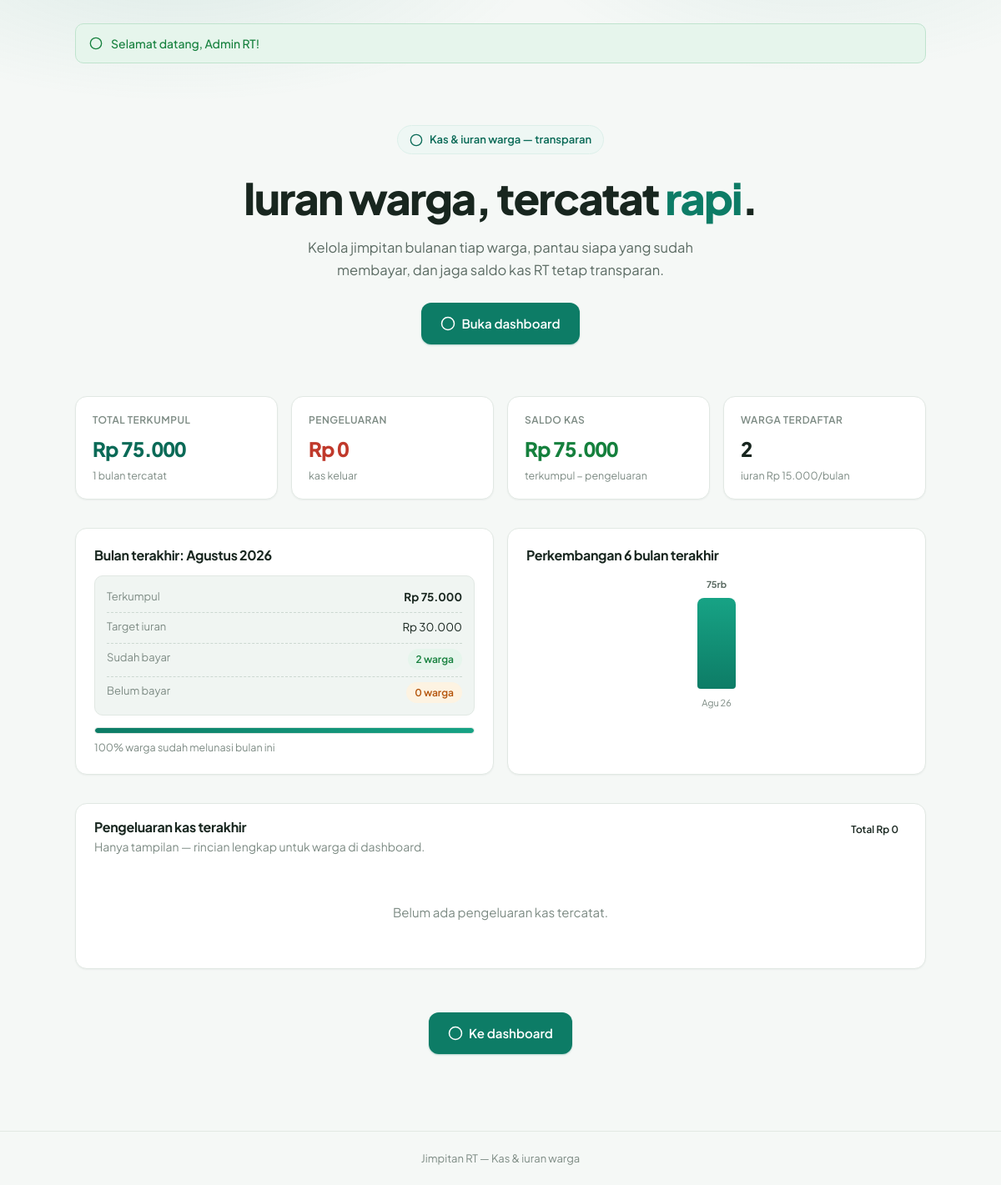
The page / (signed in) on the database its author committed.
### tables this page shows
CREATE TABLE `jimpitan` (
  `id`             BIGINT UNSIGNED NOT NULL AUTO_INCREMENT,
  `warga_id`       BIGINT UNSIGNED NOT NULL COMMENT 'FK -> users.id',
  `month`          CHAR(7)      NOT NULL COMMENT 'Bulan pembayaran, format YYYY-MM',
  `nominal`        INT UNSIGNED NOT NULL COMMENT 'Nominal yang dibayar (Rp)',
  `recorded_by_id` BIGINT UNSIGNED NOT NULL COMMENT 'FK -> users.id (pencatat)',
  `note`           VARCHAR(255)  DEFAULT NULL COMMENT 'Catatan pembayaran',
  `created_at`     TIMESTAMP NOT NULL DEFAULT CURRENT_TIMESTAMP,
  PRIMARY KEY (`id`),
  UNIQUE KEY `uq_warga_bulan` (`warga_id`, `month`),
  KEY `idx_month` (`month`),
  CONSTRAINT `fk_jimpitan_warga` FOREIGN KEY (`warga_id`) REFERENCES `users` (`id`),
  CONSTRAINT `fk_jimpitan_pencatat` FOREIGN KEY (`recorded_by_id`) REFERENCES `users` (`id`)
);

### includes/functions.php (called while the page is built, shortened)
<?php
function rupiah(int $n): string
{
    return 'Rp ' . number_format($n, 0, ',', '.');
}
function monthIndex(string $month): int
{
    [$y, $m] = array_map('intval', explode('-', $month));
    return $y * 12 + ($m - 1);
}
function monthLabel(string $month): string
{
    [$y, $m] = array_map('intval', explode('-', $month));
    return BULAN_INDONESIA[$m] . ' ' . $y;
}
function monthShortLabel(string $month): string
{
    [$y, $m] = array_map('intval', explode('-', $month));
    return BULAN_SINGKAT[$m] . ' ' . substr((string) $y, 2);
}
function overviewForMonth(PDO $pdo, string $month): array
{
    $warga = $pdo->query(
        "SELECT id, name FROM users WHERE role = 'warga' ORDER BY name ASC"
    )->fetchAll();
    $all = $pdo->query("SELECT * FROM jimpitan")->fetchAll();
    $payments = array_values(array_filter($all, fn ($p) => $p['month'] === $month));
    $historyByWarga = [];
    foreach ($all as $p) {
        $historyByWarga[$p['warga_id']][] = $p;
    }
    $paymentByWarga = [];
    foreach ($payments as $p) {
        $paymentByWarga[$p['warga_id']] = $p;
    }
    $recorderNames = [];
    $recorderIds = array_unique(array_column($payments, 'recorded_by_id'));
    if ($recorderIds) {
        $in = implode(',', array_map('intval', $recorderIds));
        $recorderNames = $pdo->query("SELECT id, name FROM users WHERE id IN ($in)")->fetchAll(PDO::FETCH_KEY_PAIR);
    }
    $targetIdx = monthIndex($month);
    $rows = [];
    foreach ($warga as $w) {
        $history = $historyByWarga[$w['id']] ?? [];
        $payment = $paymentByWarga[$w['id']] ?? null;
        $startIdx = null;
        $paidBefore = 0;
        foreach ($history as $p) {
            $idx = monthIndex($p['month']);
            if ($startIdx === null || $idx < $startIdx) {
                $startIdx = $idx;
            }
        }
        $saldoBefore = $startIdx === null
            ? 0
            : $paidBefore - max(0, $targetIdx - $startIdx) * JIMPITAN_PER_BULAN;
        $paidAt = $payment ? (int) $payment['nominal'] : 0;
        $lunas = ($startIdx === null || $targetIdx < $startIdx)
            ? $paidAt > 0
            : ($saldoBefore + $paidAt >= JIMPITAN_PER_BULAN);
        $rows[] = [
            'warga'          => $w,
            'saldoBefore'    => $saldoBefore,
            'status'         => $lunas ? 'lunas' : 'belum',
            'payment'        => $payment,
            'recordedByName' => $payment ? ($recorderNames[$payment['recorded_by_id']] ?? 'Pengurus') : null,
        ];
    }
    $total = (int) array_sum(array_column($payments, 'nominal'));
    $paidCount = count(array_filter($rows, fn ($r) => $r['status'] === 'lunas'));
    return [
        'month'       => $month,
        'totalWarga'  => count($warga),
        'paidCount'   => $paidCount,
        'unpaidCount' => count($warga) - $paidCount,
        'total'       => $total,
        'target'      => count($warga) * JIMPITAN_PER_BULAN,
        'rows'        => $rows,
    ];
}
function publicStats(PDO $pdo): array
{
    $totalWarga = (int) $pdo->query("SELECT COUNT(*) FROM users WHERE role = 'warga'")->fetchColumn();
    $all = $pdo->query("SELECT * FROM jimpitan")->fetchAll();
    $expenses = $pdo->query("SELECT * FROM pengeluaran")->fetchAll();
    $byMonth = [];
    $grandTotal = 0;
    foreach ($all as $p) {
        $byMonth[$p['month']] = ($byMonth[$p['month']] ?? 0) + (int) $p['nominal'];
        $grandTotal += (int) $p['nominal'];
    }
    $totalPengeluaran = (int) array_sum(array_column($expenses, 'nominal'));
    $months = array_keys($byMonth);
    sort($months);
    $latestMonth = $months ? end($months) : null;
    $latestPaid = 0;
    $latestTotal = 0;
    if ($latestMonth) {
        $ov = overviewForMonth($pdo, $latestMonth);
        $latestPaid = $ov['paidCount'];
        $latestTotal = $ov['total'];
    }
    $series = [];
    foreach (array_slice($months, -6) as $m) {
        $series[] = ['month' => $m, 'total' => $byMonth[$m]];
    }
    return [
        'grandTotal'      => $grandTotal,
        'totalPengeluaran' => $totalPengeluaran,
        'saldo'           => $grandTotal - $totalPengeluaran,
        'totalWarga'      => $totalWarga,
        'monthsCount'     => count($months),
        'latestMonth'     => $latestMonth,
        'latestTotal'     => $latestTotal,
        'latestPaid'      => $latestPaid,
        'latestUnpaid'    => max(0, $totalWarga - $latestPaid),
        'targetPerMonth'  => $totalWarga * JIMPITAN_PER_BULAN,
        'series'          => $series,
    ];
}
function listPengeluaran(PDO $pdo): array
{
    $items = $pdo->query(
        "SELECT p.id, p.nominal, p.alasan, p.created_at, u.name AS recorded_by_name
         FROM pengeluaran p
         JOIN users u ON u.id = p.recorded_by_id
         ORDER BY p.created_at DESC, p.id DESC"
    )->fetchAll();
    return [
        'items' => $items,
        'total' => (int) array_sum(array_column($items, 'nominal')),
    ];
}
function publicExpenses(PDO $pdo): array
{
    $list = listPengeluaran($pdo);
    return [
        'items' => array_slice($list['items'], 0, 8),
        'total' => $list['total'],
        'count' => count($list['items']),
    ];
}

### index.php (the view, shortened to what this page needs)
<?php
require_once __DIR__ . '/includes/layout.php';
$user = current_user();
$pdo = db();
$stats = publicStats($pdo);
$expenses = publicExpenses($pdo);
$pctPaid = $stats['totalWarga'] > 0
    ? (int) round($stats['latestPaid'] / $stats['totalWarga'] * 100)
    : 0;
$maxSeries = 1;
foreach ($stats['series'] as $s) {
    $maxSeries = max($maxSeries, (int) $s['total']);
}
?>
<div class="hero">
  <span class="hero-badge"><?= svg_icon('coins', 16) ?> Kas &amp; iuran warga — transparan</span>
  <h1>Iuran warga, tercatat <span class="accent">rapi</span>.</h1>
  <p>Kelola jimpitan bulanan tiap warga, pantau siapa yang sudah membayar,
     dan jaga saldo kas RT tetap transparan.</p>
  <div class="hero-actions">
    <?php if ($user): ?>
      <a class="btn btn-primary btn-lg" href="dashboard.php"><?= svg_icon('user', 18) ?>Buka dashboard</a>
    <?php else: ?>
      <a class="btn btn-primary btn-lg" href="login.php"><?= svg_icon('lock', 18) ?>Masuk</a>
      <a class="btn btn-outline btn-lg" href="#statistik">Lihat statistik</a>
    <?php endif; ?>
  </div>
</div>
<section class="landing-section" id="statistik">
  <div class="grid grid-4">
    <?= stat_card('Total terkumpul', rupiah($stats['grandTotal']), $stats['monthsCount'] . ' bulan tercatat', 'primary') ?>
    <?= stat_card('Pengeluaran', rupiah($stats['totalPengeluaran']), 'kas keluar', 'danger') ?>
    <?= stat_card('Saldo kas', rupiah($stats['saldo']), 'terkumpul − pengeluaran', 'success') ?>
    <?= stat_card('Warga terdaftar', (string) $stats['totalWarga'], 'iuran ' . rupiah(JIMPITAN_PER_BULAN) . '/bulan') ?>
  </div>
</section>
<?php if ($stats['latestMonth']): ?>
  <section class="landing-section">
    <div class="grid grid-2">
      <div class="card card-pad">
        <div class="section-head" style="margin-bottom:14px">
          <h3 style="font-size:16px;font-weight:700;margin:0">Bulan terakhir: <?= monthLabel($stats['latestMonth']) ?></h3>
        </div>
        <div class="info-box">
          <div class="row"><span class="muted">Terkumpul</span><span><strong><?= rupiah($stats['latestTotal']) ?></strong></span></div>
          <div class="row"><span class="muted">Target iuran</span><span><?= rupiah($stats['targetPerMonth']) ?></span></div>
          <div class="row"><span class="muted">Sudah bayar</span><span><span class="badge badge-success"><?= $stats['latestPaid'] ?> warga</span></span></div>
          <div class="row"><span class="muted">Belum bayar</span><span><span class="badge badge-warn"><?= $stats['latestUnpaid'] ?> warga</span></span></div>
        </div>
        <div style="margin-top:14px">
          <?= progress_bar($pctPaid) ?>
          <p class="muted" style="font-size:12.5px;margin:6px 0 0"><?= $pctPaid ?>% warga sudah melunasi bulan ini</p>
        </div>
      </div>
      <div class="card card-pad">
        <div class="section-head" style="margin-bottom:6px">
          <h3 style="font-size:16px;font-weight:700;margin:0">Perkembangan 6 bulan terakhir</h3>
        </div>
        <?php if ($stats['series']): ?>
          <div class="chart">
            <?php foreach ($stats['series'] as $s): ?>
              <div class="chart-col">
                <span class="chart-value"><?= number_format((int) $s['total'] / 1000, 0, ',', '.') ?>rb</span>
                <div class="chart-bar" style="height:<?= max(4, (int) round((int) $s['total'] / $maxSeries * 100)) ?>%"></div>
                <span class="chart-label"><?= monthShortLabel($s['month']) ?></span>
              </div>
            <?php endforeach; ?>
          </div>
        <?php else: ?>
          <p class="muted" style="padding:26px 0;text-align:center">Belum ada data pembayaran.</p>
        <?php endif; ?>
      </div>
    </div>
  </section>
<?php endif; ?>
<section class="landing-section">
  <div class="card">
    <div class="card-head">
      <div>
        <h3>Pengeluaran kas terakhir</h3>
        <p class="muted">Hanya tampilan — rincian lengkap untuk warga di dashboard.</p>
      </div>
      <span class="badge badge-danger" style="flex:none">Total <?= rupiah($expenses['total']) ?></span>
    </div>
    <?php if ($expenses['items']): ?>
      <div class="table-wrap" style="border:none;box-shadow:none;margin:14px 22px 22px">
        <table class="table">
          <thead>
            <tr>
              <th>Tanggal</th>
              <th>Alasan</th>
              <th style="text-align:right">Nominal</th>
            </tr>
          </thead>
          <tbody>
            <?php foreach ($expenses['items'] as $x): ?>
              <tr>
                <td class="muted-cell"><?= formatTanggal($x['created_at']) ?></td>
                <td><?= e($x['alasan']) ?></td>
                <td class="num" style="text-align:right"><?= rupiah((int) $x['nominal']) ?></td>
              </tr>
            <?php endforeach; ?>
            <?php if ($expenses['count'] > count($expenses['items'])): ?>
              <tr><td colspan="3" class="muted-cell">… dan <?= $expenses['count'] - count($expenses['items']) ?> pengeluaran lainnya</td></tr>
            <?php endif; ?>
          </tbody>
        </table>
      </div>
    <?php else: ?>
      <p class="empty">Belum ada pengeluaran kas tercatat.</p>
    <?php endif; ?>
  </div>
</section>
<section class="landing-section" style="text-align:center;padding:18px 0 8px">
  <?php if ($user): ?>
    <a class="btn btn-primary btn-lg" href="dashboard.php"><?= svg_icon('right', 18) ?>Ke dashboard</a>
  <?php else: ?>
    <a class="btn btn-primary btn-lg" href="login.php"><?= svg_icon('right', 18) ?>Masuk untuk melihat rincian</a>
  <?php endif; ?>
</section>

### assets/style.css (style rules this page uses)
:root { --bg: #f5f8f6; --surface: #ffffff; --surface-2: #f0f5f2; --text: #18261f; --text-soft: #5b6b63; --muted: #7d8b84; --border: #e1e8e3; --border-strong: #ccd8d1; --primary: #0d7c66; --primary-strong: #0a6a57; --primary-soft: #dcefe9; --primary-softer: #eef7f4; --success: #15803d; --success-bg: #e6f5ec; --warn: #b45309; --warn-bg: #fdf3e2; --danger: #c0392b; --danger-bg: #fdecea; --dark: #22312a; --radius: 14px; --radius-sm: 10px; --shadow-sm: 0 1px 2px rgba(24, 38, 31, 0.05); --shadow-md: 0 12px 32px -14px rgba(24, 38, 31, 0.18); --font: "Plus Jakarta Sans", ui-sans-serif, system-ui, -apple-system, "Segoe UI", Roboto, sans-serif; }
* { box-sizing: border-box; }
html { -webkit-text-size-adjust: 100%; }
body { margin: 0; font-family: var(--font); font-size: 15px; line-height: 1.6; color: var(--text); background: var(--bg); -webkit-font-smoothing: antialiased; }
a { color: var(--primary); text-decoration: none; }
h1, h2, h3 { line-height: 1.25; letter-spacing: -0.02em; margin: 0 0 8px; }
.muted { color: var(--muted); font-size: 14px; }
.btn { display: inline-flex; align-items: center; justify-content: center; gap: 7px; border: 1px solid transparent; border-radius: var(--radius-sm); padding: 9px 16px; font: inherit; font-size: 14px; font-weight: 600; cursor: pointer; transition: background 0.15s ease, border-color 0.15s ease, color 0.15s ease, box-shadow 0.15s ease; text-decoration: none !important; white-space: nowrap; }
.btn-primary { background: var(--primary); color: #fff; box-shadow: 0 1px 2px rgba(13, 124, 102, 0.3); }
.btn-lg { padding: 12px 22px; font-size: 15px; border-radius: 12px; }
.card { background: var(--surface); border: 1px solid var(--border); border-radius: var(--radius); box-shadow: var(--shadow-sm); }
.card-pad { padding: 22px; }
.card-head { display: flex; align-items: flex-start; justify-content: space-between; gap: 12px; padding: 18px 22px 0; }
.card-head h3 { font-size: 16px; font-weight: 700; margin: 0; }
.card-head p { margin: 2px 0 0; }
.grid { display: grid; gap: 16px; }
.grid-4 { grid-template-columns: repeat(4, 1fr); }
.grid-2 { grid-template-columns: repeat(2, 1fr); }
.badge { display: inline-flex; align-items: center; padding: 3px 10px; border-radius: 999px; font-size: 12px; font-weight: 600; white-space: nowrap; }
.badge-success { background: var(--success-bg); color: var(--success); }
.badge-warn { background: var(--warn-bg); color: var(--warn); }
.empty { padding: 40px 20px; text-align: center; color: var(--muted); }
.info-box { background: var(--surface-2); border: 1px solid var(--border); border-radius: var(--radius-sm); padding: 12px 14px; font-size: 13.5px; }
.info-box .row { display: flex; justify-content: space-between; gap: 12px; padding: 2px 0; }
.info-box .row + .row { border-top: 1px dashed var(--border-strong); margin-top: 6px; padding-top: 6px; }
.info-box .muted { font-size: 13px; }
.chart { display: flex; align-items: flex-end; gap: 14px; height: 170px; padding: 10px 6px 0; }
.chart-col { flex: 1; display: flex; flex-direction: column; align-items: center; gap: 8px; height: 100%; justify-content: flex-end; }
.chart-bar { width: 100%; max-width: 46px; border-radius: 8px 8px 4px 4px; background: linear-gradient(180deg, #17a385, var(--primary)); min-height: 4px; transition: opacity 0.15s ease; }
.chart-label { font-size: 11px; color: var(--muted); white-space: nowrap; }
.chart-value { font-size: 11px; font-weight: 700; color: var(--text-soft); }
.hero { padding: 56px 0 28px; text-align: center; }
.hero-badge { display: inline-flex; align-items: center; gap: 8px; background: var(--primary-softer); color: var(--primary-strong); border: 1px solid var(--primary-soft); padding: 6px 14px; border-radius: 999px; font-size: 13px; font-weight: 600; margin-bottom: 20px; }
.hero h1 { font-size: clamp(32px, 5.4vw, 52px); font-weight: 800; letter-spacing: -0.035em; margin: 0 auto 14px; max-width: 640px; }
.hero h1 .accent { color: var(--primary); }
.hero p { font-size: 16.5px; color: var(--text-soft); max-width: 540px; margin: 0 auto 26px; }
.hero-actions { display: flex; gap: 12px; justify-content: center; flex-wrap: wrap; }
.landing-section { margin-top: 34px; }

### rows shown on the page
jimpitan: month "Agustus 2026", id "2", id "100"

### other values the page prints
$f['msg'] "Selamat datang, Admin RT!"
$label "TOTAL TERKUMPUL PENGELUARAN SALDO KAS WARGA TERDAFTAR"
$value "Rp 75.000 Rp 0 Rp 75.000 2"
$sub "1 bulan tercatat kas keluar terkumpul − pengeluaran iuran Rp 15.000/bulan"
rupiah($stats['latestTotal']) "Rp 75.000"
rupiah($stats['targetPerMonth']) "Rp 30.000"
$stats['latestUnpaid'] "0"
monthShortLabel($s['month']) "Agu 26"
rupiah($expenses['total']) "Rp 0"
APP_NAME "Jimpitan RT"
APP_TAGLINE "Kas & iuran warga"
